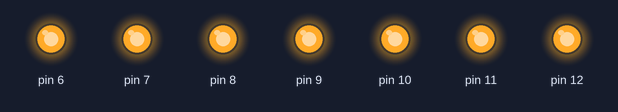
This sketch was run on a simulated Arduino Uno, built with avr-gcc and run on an emulated ATmega328P. Parts: output pins drawn as LEDs (lit = HIGH). Pins used as bus, display or sensor lines are not drawn.

Above: at 0.5 s.
At 2.5 s:
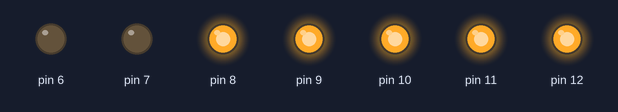
At 3.5 s:
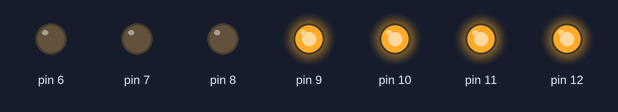
At 4.5 s:
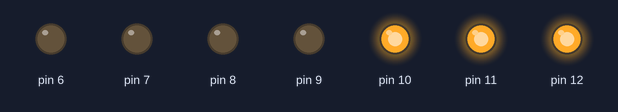
At 6.5 s:
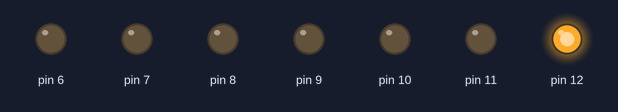
At 9.5 s:
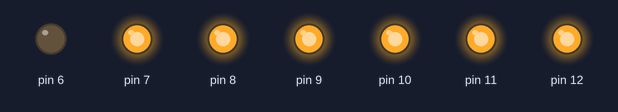
Timing chart, 0 to 10.4 s (numbered marks = the images above):
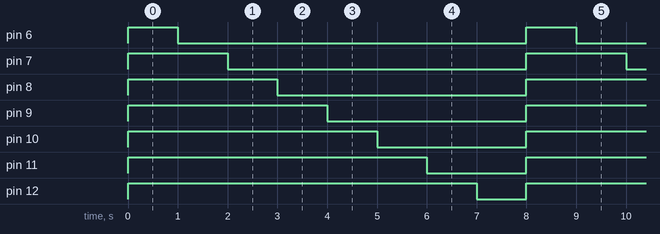

Measured:
- by itself, pin 6: alternates HIGH for 1.0 s and LOW for 7.0 s
- by itself, pin 7: alternates HIGH for 2.0 s and LOW for 6.0 s
- by itself, pin 8: alternates HIGH for 3.0 s and LOW for 5.0 s
- by itself, pin 9: alternates HIGH for 4.0 s and LOW for 4.0 s
- by itself, pin 10: alternates HIGH for 5.0 s and LOW for 3.0 s
- by itself, pin 11: alternates HIGH for 6.0 s and LOW for 2.0 s
- by itself, pin 12: alternates HIGH for 7.0 s and LOW for 1.0 s

The sketch:

exam1_3.ino
```cpp
void setup() {
  // digital port 5번부터 12번까지 디지털 출력으로 설정
  for (int i=5; i<13; i++) {
    pinMode(i, OUTPUT);
  }
}

void loop() {
  // default OFF 상태로 만들기
  for(int i=5; i<13; i++){
    digitalWrite(i, 1);
  }
  // LED 1번부터 8번까지 순차적으로 1개씩 ON
  for(int i=5; i<13; i++){
    digitalWrite(i, 0);
    delay(1000);
  }
}
```
